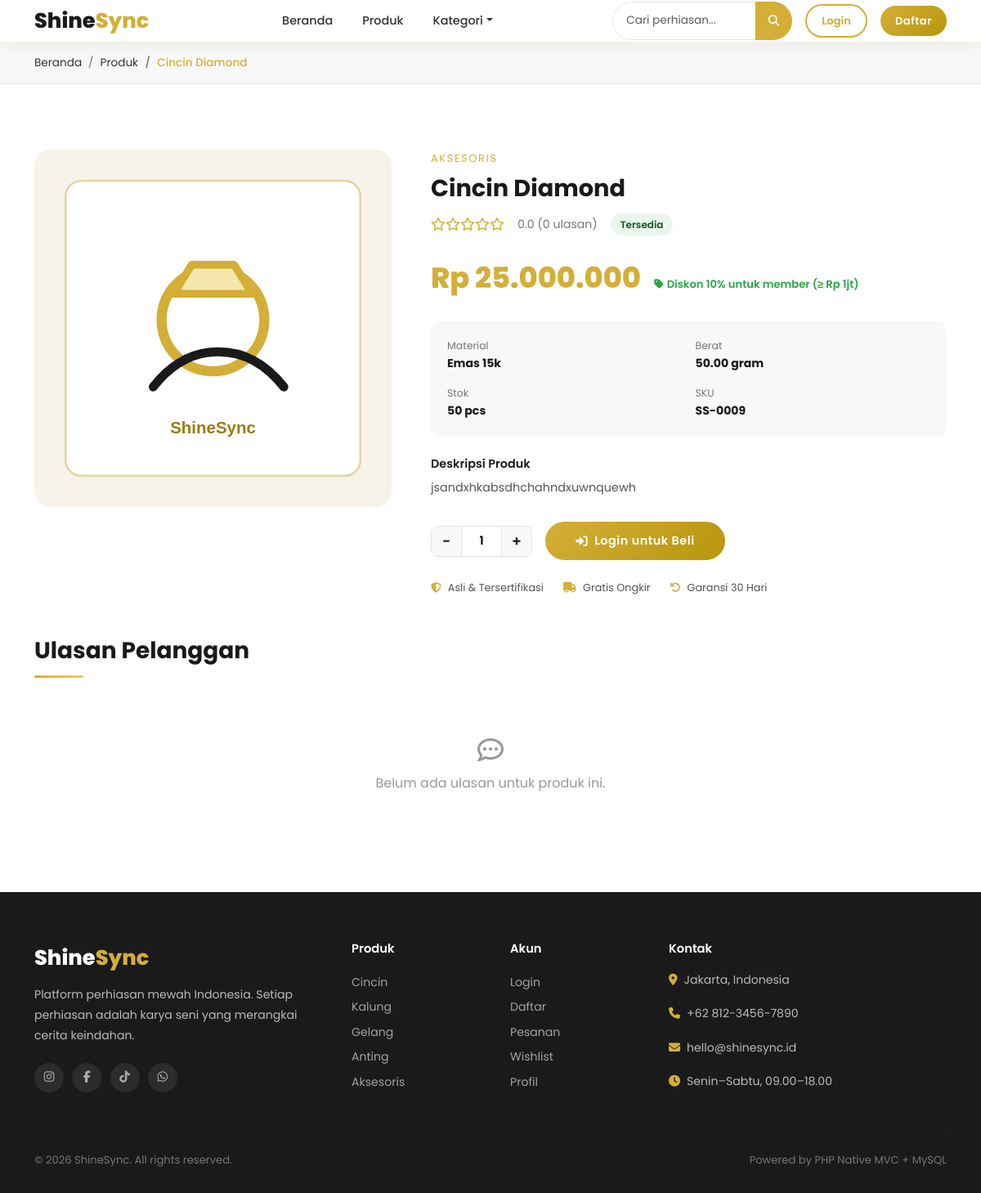
The page /products/cincin-diamond on the database its author committed.
### tables this page shows
CREATE TABLE `products` (
  `id` int UNSIGNED NOT NULL,
  `category_id` int UNSIGNED NOT NULL,
  `name` varchar(200) NOT NULL,
  `slug` varchar(220) NOT NULL,
  `description` text,
  `price` decimal(15,2) NOT NULL DEFAULT '0.00',
  `stock` int NOT NULL DEFAULT '0',
  `weight` decimal(8,2) DEFAULT '0.00',
  `material` varchar(100) DEFAULT NULL,
  `image` varchar(255) DEFAULT NULL,
  `is_featured` tinyint(1) DEFAULT '0',
  `is_active` tinyint(1) DEFAULT '1',
  `created_at` timestamp NULL DEFAULT CURRENT_TIMESTAMP,
  `updated_at` timestamp NULL DEFAULT CURRENT_TIMESTAMP ON UPDATE CURRENT_TIMESTAMP
);

CREATE TABLE `categories` (
  `id` int UNSIGNED NOT NULL,
  `name` varchar(100) NOT NULL,
  `slug` varchar(120) NOT NULL,
  `description` text,
  `image` varchar(255) DEFAULT NULL,
  `is_active` tinyint(1) NOT NULL DEFAULT '1',
  `created_at` timestamp NULL DEFAULT CURRENT_TIMESTAMP
);

### app/core/Controller.php (called while the page is built, shortened)
<?php
class Controller
{
    protected function view(string $viewPath, array $data = []): void
    {
        extract($data);
        $file = __DIR__ . '/../views/' . $viewPath . '.php';
        require $file;
    }
}

### app/controllers/ProductController.php (called while the page is built, shortened)
<?php
class ProductController extends Controller
{
    private Product $model;
    public function __construct()
    {
        $this->model    = new Product();
    }
    public function detail(string $slug): void
    {
        $product = $this->model->findBySlugWithReviews($slug);
        $this->view('customer/product_detail', compact('product', 'inWishlist', 'pageTitle'));
    }
}

### app/core/Database.php (called while the page is built, shortened)
<?php
class Database
{
    private static ?Database $instance = null;
    private mysqli $conn;
    private function __construct()
    {
        $this->conn = new mysqli(DB_HOST, DB_USER, DB_PASS, DB_NAME, DB_PORT);
        $this->conn->set_charset(DB_CHARSET);
    }
    public static function getInstance(): Database
    {
        if (self::$instance === null) {
            self::$instance = new self();
        }
        return self::$instance;
    }
    public function query(string $sql, array $params = []): array
    {
        if (empty($params)) {
            $result = $this->conn->query($sql);
            return $result->fetch_all(MYSQLI_ASSOC) ?: [];
        }
        $stmt = $this->prepare($sql, $params);
        $stmt->execute();
        $result = $stmt->get_result();
        return $result ? $result->fetch_all(MYSQLI_ASSOC) : [];
    }
    public function queryOne(string $sql, array $params = []): ?array
    {
        $rows = $this->query($sql, $params);
        return $rows[0] ?? null;
    }
    private function prepare(string $sql, array $params): mysqli_stmt
    {
        $stmt = $this->conn->prepare($sql);
        $types = '';
        foreach ($params as $p) {
            if (is_int($p))   $types .= 'i';
            elseif (is_float($p)) $types .= 'd';
            else $types .= 's';
        }
        $stmt->bind_param($types, ...$params);
        return $stmt;
    }
}

### app/core/Model.php (called while the page is built, shortened)
<?php
class Model
{
    public function __construct()
    {
        $this->db = Database::getInstance();
    }
}

### app/models/Product.php (called while the page is built, shortened)
<?php
class Product extends Model
{
    public function findBySlugWithReviews(string $slug): ?array
    {
        $product = $this->db->queryOne(
            "SELECT p.*, c.name AS category_name,
                    COALESCE(AVG(r.rating), 0) AS avg_rating,
                    COUNT(DISTINCT r.id)        AS review_count
             FROM products p
             LEFT JOIN categories c ON p.category_id = c.id
             LEFT JOIN reviews r    ON p.id = r.product_id AND r.is_approved = 1
             WHERE p.slug = ? AND p.is_active = 1",
            [$slug]
        );
        if ($product) {
            $product['reviews'] = $this->db->query(
                "SELECT r.*, u.name AS reviewer_name, u.avatar
                 FROM reviews r
                 INNER JOIN users u ON r.user_id = u.id
                 WHERE r.product_id = ? AND r.is_approved = 1
                 ORDER BY r.created_at DESC",
                [(int)$product['id']]
            );
        }
        return $product;
    }
}

### app/core/Session.php (called while the page is built, shortened)
<?php
class Session
{
    public static function isLoggedIn(): bool
    {
        return isset($_SESSION['user_id']);
    }
}

### app/views/customer/product_detail.php (the view, shortened to what this page needs)
<?php
include __DIR__ . '/../layouts/header.php';
function formatRp2($n) { return 'Rp ' . number_format($n,0,',','.'); }
function renderStar2($avg) { $f=round($avg); $o=''; for($i=1;$i<=5;$i++) $o.='<i class="'.($i<=$f?'fas':'far').' fa-star"></i>'; return $o; }
$img = ($product['image']&&file_exists(UPLOAD_PATH.'products/'.$product['image'])) ? APP_URL.'/uploads/products/'.$product['image'] : APP_URL.'/public/images/no-image.svg';
?>
<div class="ss-breadcrumb">
  <div class="container">
    <nav><ol class="breadcrumb mb-0">
      <li class="breadcrumb-item"><a href="<?= APP_URL ?>">Beranda</a></li>
      <li class="breadcrumb-item"><a href="<?= APP_URL ?>/products">Produk</a></li>
      <li class="breadcrumb-item active"><?= htmlspecialchars($product['name']) ?></li>
    </ol></nav>
  </div>
</div>
<section class="ss-section">
  <div class="container">
    <div class="row g-5">
      <div class="col-lg-5">
        <div style="position:sticky;top:80px;">
          <div style="border-radius:20px;overflow:hidden;background:#F8F8F8;aspect-ratio:1;">
            <img id="main-img" src="<?= $img ?>" alt="<?= htmlspecialchars($product['name']) ?>"
                 style="width:100%;height:100%;object-fit:cover;transition:all 0.3s ease;">
          </div>
        </div>
      </div>
      <div class="col-lg-7">
        <p class="text-gold fw-600 mb-2" style="font-size:.82rem;letter-spacing:1.5px;text-transform:uppercase;">
          <?= htmlspecialchars($product['category_name'] ?? '') ?>
        </p>
        <h1 style="font-size:1.8rem;font-weight:700;color:#1A1A1A;margin-bottom:12px;"><?= htmlspecialchars($product['name']) ?></h1>
        <div class="d-flex align-items-center gap-3 mb-4">
          <div class="stars" style="font-size:1rem;"><?= renderStar2($product['avg_rating']) ?></div>
          <span style="font-size:.88rem;color:#777;"><?= number_format($product['avg_rating'],1) ?> (<?= $product['review_count'] ?> ulasan)</span>
          <?php if ($product['stock'] > 0): ?>
          <span style="background:rgba(40,167,69,.1);color:#155724;font-size:.75rem;font-weight:600;padding:4px 12px;border-radius:20px;">Tersedia</span>
          <?php else: ?>
          <span style="background:rgba(220,53,69,.1);color:#721c24;font-size:.75rem;font-weight:600;padding:4px 12px;border-radius:20px;">Habis</span>
          <?php endif; ?>
        </div>
        <div style="margin-bottom:24px;">
          <span style="font-size:2.2rem;font-weight:800;color:#D4AF37;"><?= formatRp2($product['price']) ?></span>
          <?php if ($product['price'] >= 1000000): ?>
          <span style="margin-left:12px;font-size:.82rem;color:#28A745;font-weight:600;">
            <i class="fas fa-tag me-1"></i>Diskon 10% untuk member (≥ Rp 1jt)
          </span>
          <?php endif; ?>
        </div>
        <div style="background:#F8F8F8;border-radius:12px;padding:20px;margin-bottom:24px;">
          <div class="row g-3" style="font-size:.88rem;">
            <?php foreach ([['Material',$product['material']??'-'],['Berat',($product['weight']??0).' gram'],['Stok',$product['stock'].' pcs'],['SKU','SS-'.str_pad($product['id'],4,'0',STR_PAD_LEFT)]] as [$k,$v]): ?>
            <div class="col-6">
              <span style="color:#777;display:block;font-size:.78rem;"><?= $k ?></span>
              <strong style="color:#1A1A1A;"><?= htmlspecialchars((string)$v) ?></strong>
            </div>
            <?php endforeach; ?>
          </div>
        </div>
        <div style="margin-bottom:28px;">
          <h6 style="font-weight:600;margin-bottom:8px;font-size:.9rem;">Deskripsi Produk</h6>
          <p style="color:#555;font-size:.9rem;line-height:1.8;"><?= nl2br(htmlspecialchars($product['description']??'')) ?></p>
        </div>
        <?php if ($product['stock'] > 0): ?>
        <div class="d-flex gap-3 align-items-center flex-wrap">
          <div class="qty-control">
            <button type="button" class="qty-dec" onclick="changeQty(-1)">−</button>
            <input type="number" id="qty-input" class="qty-input" value="1" min="1" max="<?= $product['stock'] ?>">
            <button type="button" class="qty-inc" onclick="changeQty(1)">+</button>
          </div>
          <?php if (Session::isLoggedIn()): ?>
          <button class="btn-gold btn-add-cart flex-grow-1" data-id="<?= $product['id'] ?>" style="justify-content:center;max-width:220px;">
            <i class="fas fa-shopping-bag"></i> Tambah ke Keranjang
          </button>
          <button class="btn-outline-gold btn-wishlist <?= $inWishlist?'active':'' ?>" data-id="<?= $product['id'] ?>">
            <i class="<?= $inWishlist?'fas':'far' ?> fa-heart"></i>
          </button>
          <?php else: ?>
          <a href="<?= APP_URL ?>/auth/login" class="btn-gold flex-grow-1" style="justify-content:center;max-width:220px;">
            <i class="fas fa-sign-in-alt"></i> Login untuk Beli
          </a>
          <?php endif; ?>
        </div>
        <?php else: ?>
        <div style="background:rgba(220,53,69,.08);border:1px dashed rgba(220,53,69,.3);border-radius:12px;padding:16px;text-align:center;color:#721c24;">
          <i class="fas fa-times-circle me-2"></i> Produk sedang habis stok
        </div>
        <?php endif; ?>
        <div class="d-flex gap-4 mt-4 flex-wrap">
          <?php foreach ([['fas fa-shield-alt','Asli & Tersertifikasi'],['fas fa-truck','Gratis Ongkir'],['fas fa-undo','Garansi 30 Hari']] as [$ic,$lb]): ?>
          <div class="d-flex align-items-center gap-2" style="font-size:.8rem;color:#555;">
            <i class="<?= $ic ?>" style="color:#D4AF37;"></i> <?= $lb ?>
          </div>
          <?php endforeach; ?>
        </div>
      </div>
    </div>
    <div class="row mt-5">
      <div class="col-12">
        <h3 style="font-weight:700;margin-bottom:8px;">Ulasan Pelanggan</h3>
        <div class="gold-line"></div>
      </div>
      <?php if (!empty($product['reviews'])): ?>
      <?php foreach ($product['reviews'] as $r): ?>
      <div class="col-md-6 col-lg-4 mb-4">
        <div class="review-card">
          <div class="review-quote">"</div>
          <p class="review-text"><?= htmlspecialchars($r['comment']) ?></p>
          <div class="d-flex align-items-center gap-3 mt-3">
            <div style="width:40px;height:40px;border-radius:50%;background:linear-gradient(135deg,#D4AF37,#B8960C);display:flex;align-items:center;justify-content:center;color:#fff;font-weight:700;font-size:.85rem;">
              <?= strtoupper(substr($r['reviewer_name'],0,1)) ?>
            </div>
            <div>
              <div class="reviewer-name"><?= htmlspecialchars($r['reviewer_name']) ?></div>
              <div class="stars" style="font-size:.8rem;"><?= renderStar2($r['rating']) ?></div>
              <div style="font-size:.75rem;color:#999;"><?= date('d M Y', strtotime($r['created_at'])) ?></div>
            </div>
          </div>
        </div>
      </div>
      <?php endforeach; ?>
      <?php else: ?>
      <div class="col-12">
        <div style="text-align:center;padding:40px;color:#999;">
          <i class="far fa-comment-dots" style="font-size:2rem;margin-bottom:12px;display:block;"></i>
          Belum ada ulasan untuk produk ini.
        </div>
      </div>
      <?php endif; ?>
    </div>
  </div>
</section>
<?php include __DIR__ . '/../layouts/footer.php'; ?>

### public/css/style.css (style rules this page uses)
:root { --gold: #D4AF37; --gold-light: #E8CC66; --gold-dark: #B8960C; --black: #1A1A1A; --dark: #2D2D2D; --white: #FFFFFF; --bg: #F8F8F8; --text: #333333; --text-muted: #777777; --border: #E5E5E5; --success: #28A745; --danger: #DC3545; --warning: #FFC107; --info: #17A2B8; --radius: 16px; --radius-sm: 8px; --radius-lg: 24px; --shadow: 0 4px 24px rgba(0, 0, 0, 0.08); --shadow-hover: 0 12px 40px rgba(212, 175, 55, 0.25); --shadow-card: 0 2px 16px rgba(0, 0, 0, 0.06); --transition: all 0.3s cubic-bezier(0.4, 0, 0.2, 1); --font: 'Poppins', sans-serif; }
*, *::before, *::after { box-sizing: border-box; margin: 0; padding: 0; }
html { scroll-behavior: smooth; }
html, body { max-width: 100%; overflow-x: hidden; }
body { font-family: var(--font); background-color: var(--white); color: var(--text); line-height: 1.6; -webkit-font-smoothing: antialiased; }
a { text-decoration: none; color: inherit; transition: var(--transition); }
img { max-width: 100%; display: block; }
h1, h2, h3, h4, h5, h6 { font-weight: 700; line-height: 1.3; color: var(--black); }
.text-gold { color: var(--gold); }
.btn-gold { background: linear-gradient(135deg, var(--gold), var(--gold-dark)); color: var(--white); border: none; padding: 12px 28px; border-radius: 50px; font-weight: 600; font-size: 0.9rem; letter-spacing: 0.5px; cursor: pointer; transition: var(--transition); display: inline-flex; align-items: center; justify-content: center; gap: 8px; text-align: center; white-space: normal; }
.gold-line { width: 60px; height: 3px; background: linear-gradient(90deg, var(--gold), var(--gold-light)); border-radius: 2px; margin: 12px 0 32px; }
.stars { color: var(--gold); font-size: 0.8rem; }
.qty-control { display: flex; align-items: center; gap: 0; border: 1.5px solid var(--border); border-radius: 8px; overflow: hidden; width: fit-content; }
.qty-control button { background: var(--bg); border: none; width: 36px; height: 36px; cursor: pointer; font-size: 1.1rem; font-weight: 600; color: var(--black); transition: var(--transition); }
.qty-control input { width: 50px; height: 36px; text-align: center; border: none; border-left: 1.5px solid var(--border); border-right: 1.5px solid var(--border); font-family: var(--font); font-weight: 600; font-size: 0.9rem; appearance: textfield; }
.ss-section { padding: 80px 0; }
.ss-breadcrumb { background: var(--bg); padding: 14px 0; border-bottom: 1px solid var(--border); }
.ss-breadcrumb .breadcrumb { margin: 0; font-size: 0.85rem; }
.ss-breadcrumb .breadcrumb-item+.breadcrumb-item::before { color: var(--text-muted); }
.ss-breadcrumb .breadcrumb-item.active { color: var(--gold); font-weight: 500; }

### rows shown on the page
products: name "Cincin Diamond", category.name "AKSESORIS", price "Rp 25.000.000", description "jsandxhkabsdhchahndxuwnquewh"

### other values the page prints
$product['avg_rating'] "0.0"
$product['review_count'] "0"
$k "Material"
$v "Emas 15k"
$k "Berat"
$v "50.00 gram"
$k "Stok"
$v "50 pcs"
$k "SKU"
$v "SS-0009"
$lb "Asli & Tersertifikasi"
$lb "Gratis Ongkir"
$lb "Garansi 30 Hari"
